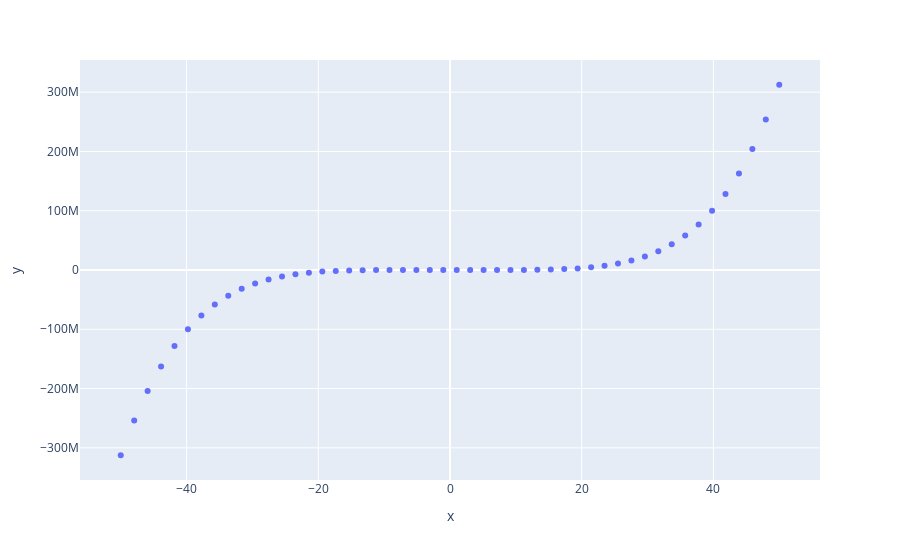

The code cell stored with this chart in its notebook:
### Code cell
import numpy as np
import plotly.express as px
# x-axis data points
x = np.linspace(start=-50, stop=50)
# y-axis data points
y = x ** 5
# define the plot
fig = px.scatter(x=x, y=y)
fig.show()

### Figure 1 — Plotly figure (JSON) as saved in the notebook; plotly's stock layout.template omitted (floating-point values rounded to 4 significant figures)
{"data": [{"hovertemplate": "x=%{x}<br>y=%{y}<extra></extra>", "legendgroup": "", "marker": {"color": "#636efa", "symbol": "circle"}, "mode": "markers", "name": "", "orientation": "v", "showlegend": false, "type": "scatter", "x": [-50, -47.96, -45.92, -43.88, -41.84, -39.8, -37.76, -35.71, -33.67, -31.63, -29.59, -27.55, -25.51, -23.47, -21.43, -19.39, -17.35, -15.31, -13.27, -11.22, -9.184, -7.143, -5.102, -3.061, -1.02, 1.02, 3.061, 5.102, 7.143, 9.184, 11.22, 13.27, 15.31, 17.35, 19.39, 21.43, 23.47, 25.51, 27.55, 29.59, 31.63, 33.67, 35.71, 37.76, 39.8, 41.84, 43.88, 45.92, 47.96, 50], "xaxis": "x", "y": [-312500000, -253700000.0, -204100000.0, -162600000.0, -128200000.0, -99810000.0, -76710000.0, -58100000.0, -43300000.0, -31670000.0, -22690000.0, -15870000.0, -10800000.0, -7120000.0, -4518000.0, -2739000.0, -1571000.0, -840100.0, -410800.0, -178200.0, -65330.0, -18590.0, -3457.0, -268.8, -1.106, 1.106, 268.8, 3457.0, 18590.0, 65330.0, 178200.0, 410800.0, 840100.0, 1571000.0, 2739000.0, 4518000.0, 7120000.0, 10800000.0, 15870000.0, 22690000.0, 31670000.0, 43300000.0, 58100000.0, 76710000.0, 99810000.0, 128200000.0, 162600000.0, 204100000.0, 253700000.0, 312500000], "yaxis": "y"}], "layout": {"autosize": true, "legend": {"tracegroupgap": 0}, "margin": {"t": 60}, "xaxis": {"anchor": "y", "autorange": true, "domain": [0, 1], "range": [-56.24, 56.24], "title": {"text": "x"}, "type": "linear"}, "yaxis": {"anchor": "x", "autorange": true, "domain": [0, 1], "range": [-360900000.0, 360900000.0], "title": {"text": "y"}, "type": "linear"}}}
